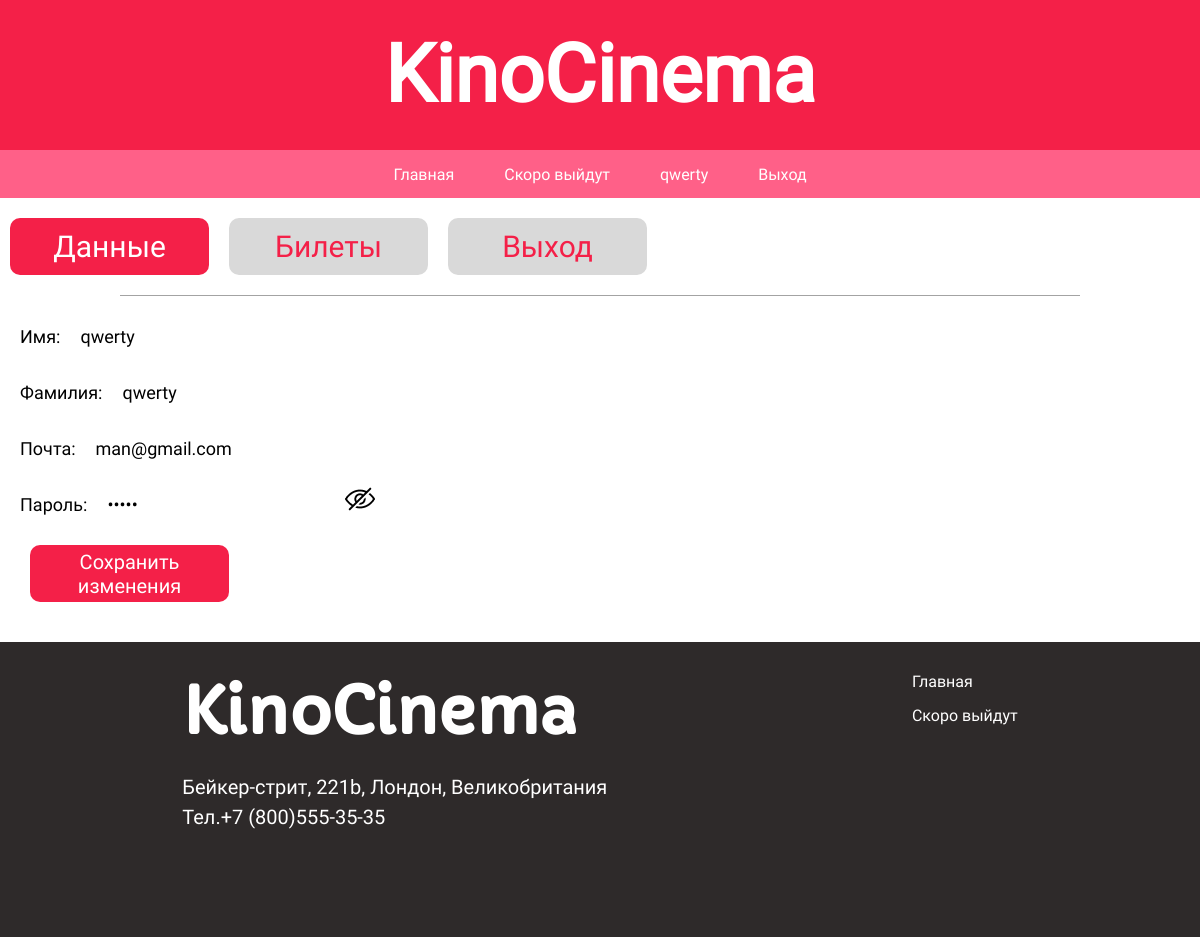
The app's page /profile/index.php (signed in) with its own data.
### tables this page shows
CREATE TABLE `users` (
  `id_user` int(11) NOT NULL,
  `email` varchar(225) NOT NULL,
  `name` varchar(225) NOT NULL,
  `surname` varchar(225) NOT NULL,
  `pass` varchar(225) NOT NULL,
  `role_user` enum('admin','user') NOT NULL DEFAULT 'user'
);

### profile/index.php (the view, shortened to what this page needs)
<?php
require_once "../header.php";
$sql = "SELECT * FROM users WHERE id_user =" . $_SESSION['id_user'];
$result = mysqli_query($connection, $sql);
$user = mysqli_fetch_assoc($result);
?>
<head>
  <link rel="stylesheet" href="/css/profile.css">
</head>
<div class="button-container">
  <a href="#" class="button button-data">Данные</a>
  <a href="tickets.php" class="button button-tickets">Билеты</a>
  <a href="../signout.php" class="button button-exit">Выход</a>
</div>
<div class="line-container">
  <div class="line"></div>
</div>
<div class="container">
  <form action="../database/User.php" method="post">
    <div class="input-group">
      <label for="name">Имя:</label>
      <input type="text" id="name" name="name" value='<?= htmlspecialchars($user["name"]) ?>'>
    </div>
    <div class="input-group">
      <label for="surname">Фамилия:</label>
      <input type="text" id="surname" name="surname" value='<?= htmlspecialchars($user["surname"]) ?>'>
    </div>
    <div class="input-group">
      <label for="email">Почта:</label>
      <input type="email" id="email" name="email" value='<?= htmlspecialchars($user["email"]) ?>'>
    </div>
    <div class="input-group password-container">
      <label for="password">Пароль:</label>
      <div class="password-field"  style="display: flex;" >
        <input type="password" id="password" name="password" value='<?= htmlspecialchars($user["pass"]) ?>'>
        <span class="toggle-password" onclick="togglePasswordVisibility(this)">
          <img src="../img/icon/close.png" alt="">
        </span>
      </div>
    </div>
    <button type="submit" class="button" style="font-size: 20px;">Сохранить изменения</button>
  </form>
</div>
<?php
require_once "../footer.php"
?>

### css/style.css (style rules this page uses)
* { margin: 0; font-family: 'Roboto-Regular'; padding: 0; }
a { text-decoration: none; }

### css/profile.css (style rules this page uses)
.button-container { display: flex; flex-wrap: wrap; }
.button { width: 199px; height: 57px; border: none; font-size: 30px; cursor: pointer; border-radius: 10px; margin: 20px 10px; text-decoration: none; background-color: #F42048; color: white; display: flex; justify-content: center; align-items: center; }
.button-tickets, .button-exit { background-color: #D9D9D9; color: #F42048; }
.line-container { display: flex; justify-content: center; }
.line { width: 1734px; height: 1px; background-color: black; }
@media (max-width: 1734px) { .line { width: 80%; } }
.container { display: flex; flex-direction: column; align-items: flex-start; padding: 20px; }
.input-group { display: flex; align-items: center; margin-bottom: 15px; width: 100%; }
label { font-size: 18px; margin-right: 10px; white-space: nowrap; }
input { width: 100%; padding: 10px; font-size: 18px; border: none; box-sizing: border-box; }
.password-container { position: relative; }
.line { height: 1px; background-color: #A3A3A3; margin: 0 auto; max-width: 90%; }

### records on screen
users: name "qwerty", surname "qwerty", email "man@gmail.com"

### other values on screen
$_SESSION['name'] "qwerty"
